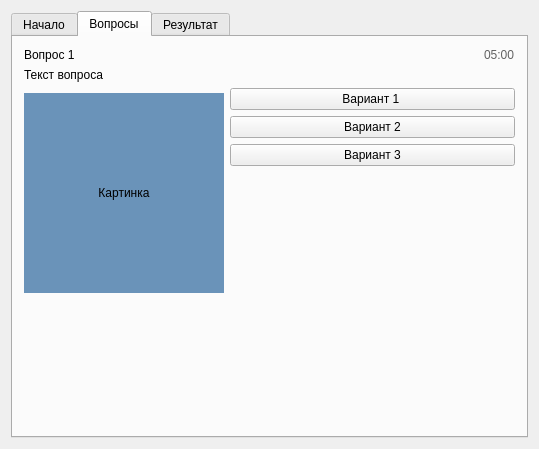
<?xml version="1.0" encoding="UTF-8"?>
<ui version="4.0">
 <class>MainWindow</class>
 <widget class="QMainWindow" name="MainWindow">
  <property name="geometry">
   <rect>
    <x>0</x>
    <y>0</y>
    <width>539</width>
    <height>449</height>
   </rect>
  </property>
  <property name="windowTitle">
   <string>Моё окно</string>
  </property>
  <widget class="QWidget" name="centralWidget">
   <layout class="QVBoxLayout" name="verticalLayout">
    <item>
     <widget class="QTabWidget" name="tabWidget">
      <property name="currentIndex">
       <number>1</number>
      </property>
      <widget class="QWidget" name="tab">
       <attribute name="title">
        <string>Начало</string>
       </attribute>
       <layout class="QGridLayout" name="gridLayout">
        <item row="2" column="1">
         <widget class="QLabel" name="label_2">
          <property name="text">
           <string>Небольшая инструкция</string>
          </property>
         </widget>
        </item>
        <item row="3" column="1">
         <widget class="QPushButton" name="pushButton">
          <property name="minimumSize">
           <size>
            <width>0</width>
            <height>50</height>
           </size>
          </property>
          <property name="styleSheet">
           <string notr="true">font: 16pt &quot;Arial&quot;;
color: rgb(39, 47, 48);</string>
          </property>
          <property name="text">
           <string>Начать</string>
          </property>
         </widget>
        </item>
        <item row="3" column="0">
         <spacer name="horizontalSpacer">
          <property name="orientation">
           <enum>Qt::Horizontal</enum>
          </property>
          <property name="sizeHint" stdset="0">
           <size>
            <width>40</width>
            <height>20</height>
           </size>
          </property>
         </spacer>
        </item>
        <item row="3" column="2">
         <spacer name="horizontalSpacer_2">
          <property name="orientation">
           <enum>Qt::Horizontal</enum>
          </property>
          <property name="sizeHint" stdset="0">
           <size>
            <width>40</width>
            <height>20</height>
           </size>
          </property>
         </spacer>
        </item>
        <item row="4" column="1">
         <spacer name="verticalSpacer">
          <property name="orientation">
           <enum>Qt::Vertical</enum>
          </property>
          <property name="sizeHint" stdset="0">
           <size>
            <width>20</width>
            <height>40</height>
           </size>
          </property>
         </spacer>
        </item>
        <item row="1" column="1">
         <widget class="QLabel" name="label">
          <property name="text">
           <string>Картинка</string>
          </property>
         </widget>
        </item>
        <item row="0" column="1">
         <spacer name="verticalSpacer_2">
          <property name="orientation">
           <enum>Qt::Vertical</enum>
          </property>
          <property name="sizeHint" stdset="0">
           <size>
            <width>20</width>
            <height>40</height>
           </size>
          </property>
         </spacer>
        </item>
       </layout>
      </widget>
      <widget class="QWidget" name="tab_3">
       <attribute name="title">
        <string>Вопросы</string>
       </attribute>
       <layout class="QGridLayout" name="gridLayout_2">
        <item row="6" column="1">
         <spacer name="verticalSpacer_3">
          <property name="orientation">
           <enum>Qt::Vertical</enum>
          </property>
          <property name="sizeHint" stdset="0">
           <size>
            <width>20</width>
            <height>40</height>
           </size>
          </property>
         </spacer>
        </item>
        <item row="0" column="0">
         <widget class="QLabel" name="label_3">
          <property name="sizePolicy">
           <sizepolicy hsizetype="Fixed" vsizetype="Preferred">
            <horstretch>0</horstretch>
            <verstretch>0</verstretch>
           </sizepolicy>
          </property>
          <property name="styleSheet">
           <string notr="true">font: 14pt &quot;MS Shell Dlg 2&quot;;</string>
          </property>
          <property name="text">
           <string>Вопрос 1</string>
          </property>
         </widget>
        </item>
        <item row="0" column="2">
         <widget class="QLabel" name="label_6">
          <property name="sizePolicy">
           <sizepolicy hsizetype="Fixed" vsizetype="Preferred">
            <horstretch>0</horstretch>
            <verstretch>0</verstretch>
           </sizepolicy>
          </property>
          <property name="styleSheet">
           <string notr="true">font: 20pt &quot;MS Shell Dlg 2&quot;;
color: rgb(98, 98, 98);</string>
          </property>
          <property name="text">
           <string>05:00</string>
          </property>
         </widget>
        </item>
        <item row="3" column="1" colspan="2">
         <widget class="QPushButton" name="pushButton_3">
          <property name="text">
           <string>Вариант 2</string>
          </property>
         </widget>
        </item>
        <item row="4" column="1" colspan="2">
         <widget class="QPushButton" name="pushButton_4">
          <property name="text">
           <string>Вариант 3</string>
          </property>
         </widget>
        </item>
        <item row="2" column="1" colspan="2">
         <widget class="QPushButton" name="pushButton_2">
          <property name="text">
           <string>Вариант 1 </string>
          </property>
         </widget>
        </item>
        <item row="1" column="0" colspan="3">
         <widget class="QLabel" name="label_4">
          <property name="text">
           <string>Текст вопроса</string>
          </property>
         </widget>
        </item>
        <item row="5" column="1">
         <spacer name="verticalSpacer_4">
          <property name="orientation">
           <enum>Qt::Vertical</enum>
          </property>
          <property name="sizeHint" stdset="0">
           <size>
            <width>20</width>
            <height>40</height>
           </size>
          </property>
         </spacer>
        </item>
        <item row="2" column="0" rowspan="4">
         <widget class="QLabel" name="label_5">
          <property name="sizePolicy">
           <sizepolicy hsizetype="Fixed" vsizetype="Fixed">
            <horstretch>0</horstretch>
            <verstretch>0</verstretch>
           </sizepolicy>
          </property>
          <property name="minimumSize">
           <size>
            <width>200</width>
            <height>200</height>
           </size>
          </property>
          <property name="styleSheet">
           <string notr="true">background-color: rgb(106, 147, 185);</string>
          </property>
          <property name="text">
           <string>Картинка</string>
          </property>
          <property name="alignment">
           <set>Qt::AlignCenter</set>
          </property>
         </widget>
        </item>
       </layout>
      </widget>
      <widget class="QWidget" name="tab_2">
       <attribute name="title">
        <string>Результат</string>
       </attribute>
      </widget>
     </widget>
    </item>
   </layout>
  </widget>
 </widget>
 <layoutdefault spacing="6" margin="11"/>
 <resources/>
 <connections/>
</ui>
